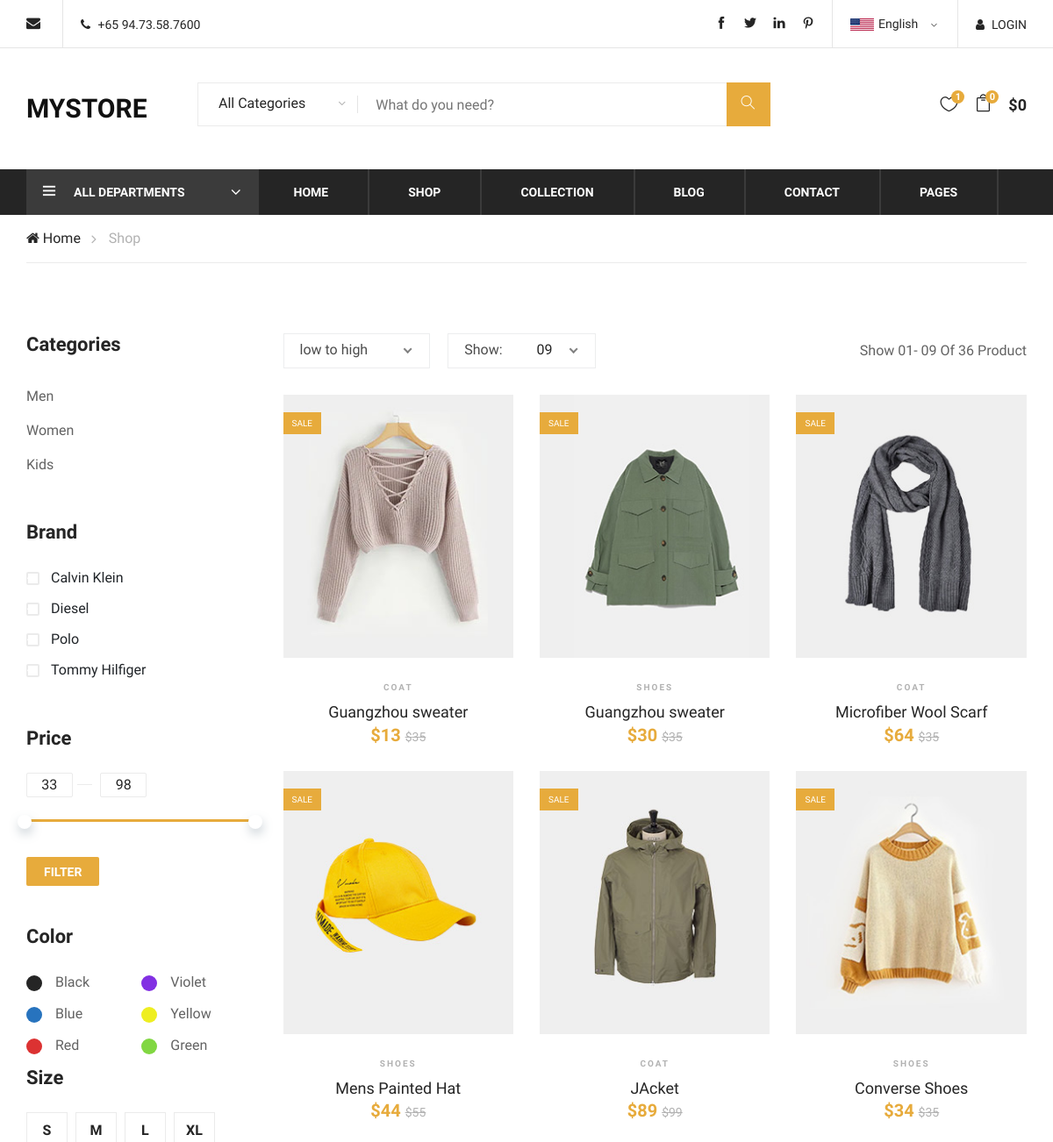
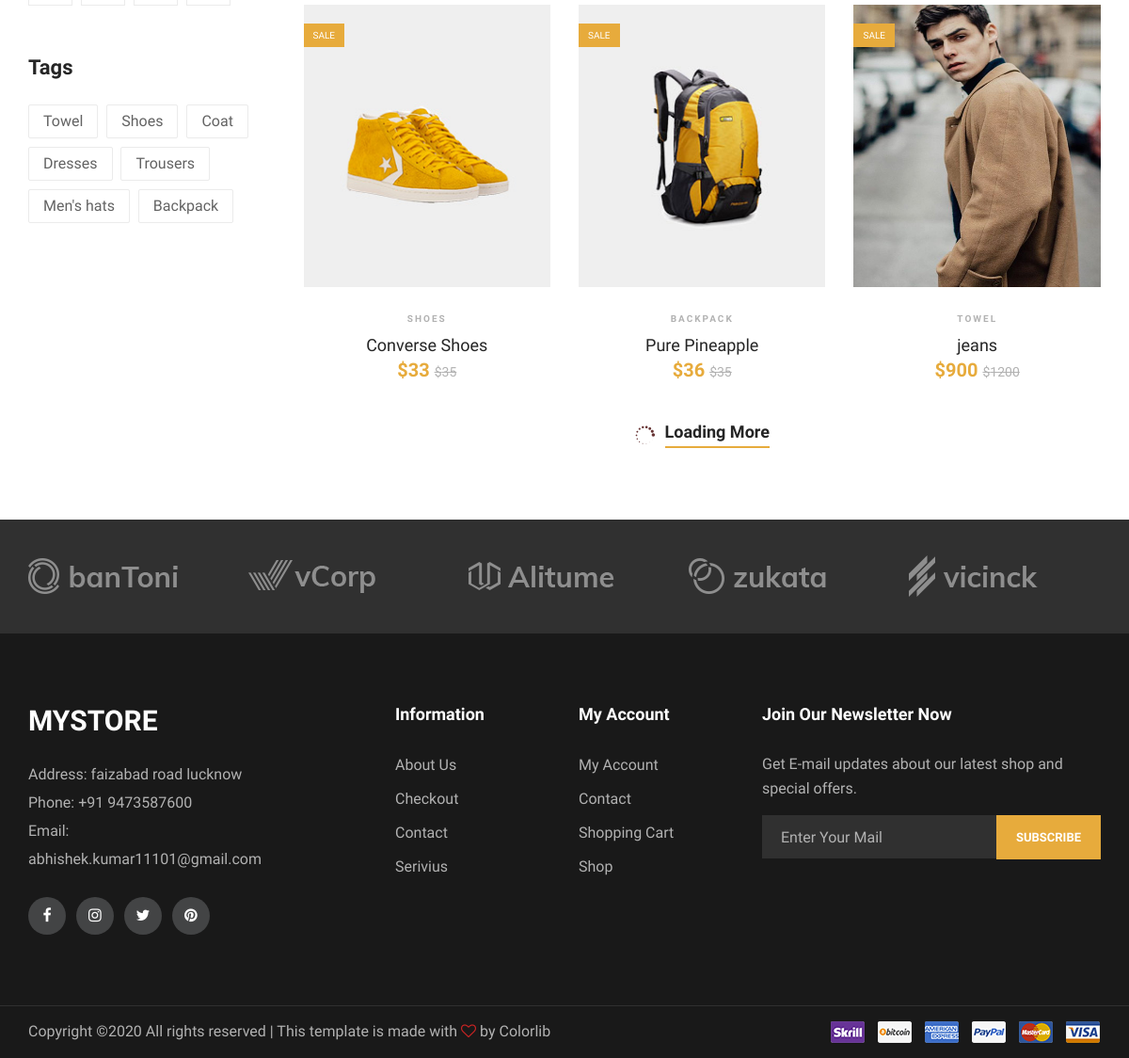
/project1/shop.php, run on the app's committed database (2 pictures, top to bottom).
### tables this page shows
CREATE TABLE `store` (
  `Sku` int(10) NOT NULL,
  `Product_Name` varchar(30) NOT NULL,
  `Orginal_Price` int(10) NOT NULL,
  `Brand` varchar(30) NOT NULL,
  `Category` varchar(30) NOT NULL,
  `Gender` varchar(30) NOT NULL,
  `Size` varchar(30) NOT NULL,
  `image` varchar(30) NOT NULL,
  `Sale_Price` int(10) NOT NULL,
  `Color` varchar(20) NOT NULL,
  `Tag` varchar(20) NOT NULL
);

### project1/admin/classfunction.php (called while the page is built, shortened)
<?php
include 'config.php';
	class product{
		function list(){
			global $connects;
			$sql="SELECT * FROM Store";
			$result=$connects->query($sql);
			$run=$result->fetch_all(MYSQLI_ASSOC);
			return $run;
		}
	}
?>

### project1/shop.php (the view, shortened to what this page needs)
<?php
include './admin/classfunction.php' ;
$p1= new product();
?>
<!DOCTYPE html>
<html lang="zxx">
<head>
    <link rel="stylesheet" href="css/bootstrap.min.css" type="text/css">
    <link rel="stylesheet" href="css/font-awesome.min.css" type="text/css">
    <link rel="stylesheet" href="css/themify-icons.css" type="text/css">
    <link rel="stylesheet" href="css/elegant-icons.css" type="text/css">
    <link rel="stylesheet" href="css/owl.carousel.min.css" type="text/css">
    <link rel="stylesheet" href="css/nice-select.css" type="text/css">
    <link rel="stylesheet" href="css/jquery-ui.min.css" type="text/css">
    <link rel="stylesheet" href="css/slicknav.min.css" type="text/css">
    <link rel="stylesheet" href="css/style.css" type="text/css">
</head>
<body>
    <header class="header-section">
        <?php include 'frontendheader.php'; ?>
    </header>
    <div class="breacrumb-section">
        <div class="container">
            <div class="row">
                <div class="col-lg-12">
                    <div class="breadcrumb-text">
                        <a href="#"><i class="fa fa-home"></i> Home</a>
                        <span>Shop</span>
                    </div>
                </div>
            </div>
        </div>
    </div>
    <section class="product-shop spad">
        <div class="container">
            <div class="row">
                <div class="col-lg-3 col-md-6 col-sm-8 order-2 order-lg-1 produts-sidebar-filter">
                    <div class="filter-widget">
                        <h4 class="fw-title">Categories</h4>
                        <ul class="filter-catagories" >
                            <li><a href="#" class="categoryfilter">Men</a></li>
                            <li><a href="#" class="categoryfilter">Women</a></li>
                            <li><a href="#" class="categoryfilter">Kids</a></li>
                        </ul>
                    </div>
                    <div class="filter-widget">
                        <h4 class="fw-title">Brand</h4>
                        <div class="fw-brand-check">
                            <div class="bc-item">
                                <label for="bc-calvin">
                                    Calvin Klein
                                    <span class="checkmark"></span>
                                </label>
                            </div>
                            <div class="bc-item">
                                <label for="bc-diesel">
                                    Diesel
                                    <span class="checkmark"></span>
                                </label>
                            </div>
                            <div class="bc-item">
                                <label for="bc-polo">
                                    Polo
                                    <span class="checkmark"></span>
                                </label>
                            </div>
                            <div class="bc-item">
                                <label for="bc-tommy">
                                    Tommy Hilfiger
                                    <span class="checkmark"></span>
                                </label>
                            </div>
                        </div>
                    </div>
                    <div class="filter-widget">
                        <h4 class="fw-title">Price</h4>
                        <div class="filter-range-wrap">
                            <div class="range-slider">
                                <div class="price-input">
                                    <input type="text" id="minamount">
                                    <input type="text" id="maxamount">
                                </div>
                            </div>
                            <div class="price-range ui-slider ui-corner-all ui-slider-horizontal ui-widget ui-widget-content"
                                data-min="33" data-max="98">
                                <span tabindex="0" class="ui-slider-handle ui-corner-all ui-state-default"></span>
                                <span tabindex="0" class="ui-slider-handle ui-corner-all ui-state-default"></span>
                            </div>
                        </div>
                        <a href="#" class="filter-btn">Filter</a>
                    </div>
                    <div class="filter-widget">
                        <h4 class="fw-title">Color</h4>
                        <div class="fw-color-choose">
                            <div class="cs-item">
                                <label class="cs-black" for="cs-black">Black</label>
                            </div>
                            <div class="cs-item">
                                <label class="cs-violet" for="cs-violet">Violet</label>
                            </div>
                            <div class="cs-item">
                                <label class="cs-blue" for="cs-blue">Blue</label>
                            </div>
                            <div class="cs-item">
                                <label class="cs-yellow" for="cs-yellow">Yellow</label>
                            </div>
                            <div class="cs-item">
                                <label class="cs-red" for="cs-red">Red</label>
                            </div>
                            <div class="cs-item">
                                <label class="cs-green" for="cs-green">Green</label>
                            </div>
                        </div>
                    </div>
                    <div class="filter-widget">
                        <h4 class="fw-title">Size</h4>
                        <div class="fw-size-choose">
                            <div class="sc-item">
                                <label for="s-size">s</label>
                            </div>
                            <div class="sc-item">
                                <label for="m-size">m</label>
                            </div>
                            <div class="sc-item">
                                <label for="l-size">l</label>
                            </div>
                            <div class="sc-item">
                                <label for="xs-size">xL</label>
                            </div>
                        </div>
                    </div>
                    <div class="filter-widget">
                        <h4 class="fw-title">Tags</h4>
                        <div class="fw-tags">
                            <a href="#" class="tag">Towel</a>
                            <a href="#" class="tag">Shoes</a>
                            <a href="#" class="tag">Coat</a>
                            <a href="#" class="tag">Dresses</a>
                            <a href="#" class="tag">Trousers</a>
                            <a href="#" class="tag">Men's hats</a>
                            <a href="#" class="tag">Backpack</a>
                        </div>
                    </div>
                </div>
                <div class="col-lg-9 order-1 order-lg-2">
                    <div class="product-show-option">
                        <div class="row">
                            <div class="col-lg-7 col-md-7">
                                <div class="select-option">
                                </div>
                            </div>
                            <div class="col-lg-5 col-md-5 text-right">
                                <p>Show 01- 09 Of 36 Product</p>
                            </div>
                        </div>
                    </div>
                    <div class="product-list" id="listing">
                        <div class="row" id="rowwise">
                            <?php foreach ($p1->list() as $key => $array) {
                                ?>
                            <div class="col-lg-4 col-sm-6">
                                <div class="product-item">
                                    <div class="pi-pic">
                                        <img style="height: 300px;" src="img/products/<?php echo $array['image'] ?>" alt="" >
                                        <div class="sale pp-sale">Sale</div>
                                    </div>
                                    <div class="pi-text">
                                        <div class="catagory-name" ><?php echo $array['Tag']?></div>
                                        <a href="#">
                                            <h5><?php echo $array['Product_Name']?></h5>
                                        </a>
                                        <div class="product-price" id="selling">
                                            $<?php echo $array['Sale_Price']?>
                                            <span>$<?php echo $array['Orginal_Price']?></span>
                                        </div>
                                    </div>
                                </div>
                            </div><?php } ?>
                        </div>
                    </div>
                    <div class="loading-more">
                        <i class="icon_loading"></i>
                        <a href="#">
                            Loading More
                        </a>
                    </div>
                </div>
            </div>
        </div>
    </section>
    <div class="partner-logo">
        <?php include 'frontendlogosection.php' ?>
    </div>
    <footer class="footer-section">
        <?php include 'frontendfooter.php' ?>
    </footer>
</body>
</html>

### data on the page
store: image (picture), Tag "COAT", Product_Name "Guangzhou sweater", Sale_Price "13", Orginal_Price "35"
store: image (picture), Tag "SHOES", Product_Name "Guangzhou sweater", Sale_Price "30", Orginal_Price "35"
store: image (picture), Tag "COAT", Product_Name "Microfiber Wool Scarf", Sale_Price "64", Orginal_Price "35"
store: image (picture), Tag "SHOES", Product_Name "Mens Painted Hat", Sale_Price "44", Orginal_Price "55"
store: image (picture), Tag "COAT", Product_Name "JAcket", Sale_Price "89", Orginal_Price "99"
store: image (picture), Tag "SHOES", Product_Name "Converse Shoes", Sale_Price "34", Orginal_Price "35"
store: image (picture), Tag "SHOES", Product_Name "Converse Shoes", Sale_Price "33", Orginal_Price "35"
store: image (picture), Tag "BACKPACK", Product_Name "Pure Pineapple", Sale_Price "36", Orginal_Price "35"
store: image (picture), Tag "TOWEL", Product_Name "jeans", Sale_Price "900", Orginal_Price "1200"

### other printed values
$price "0"
